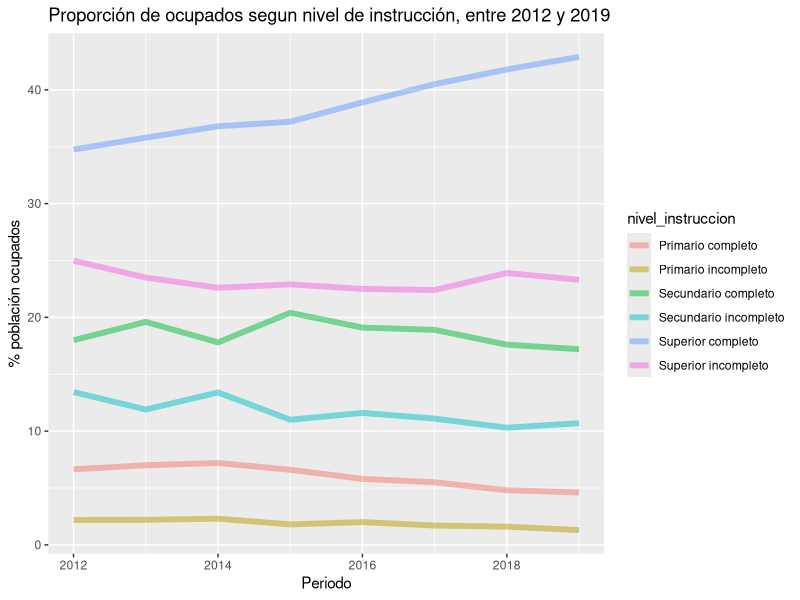
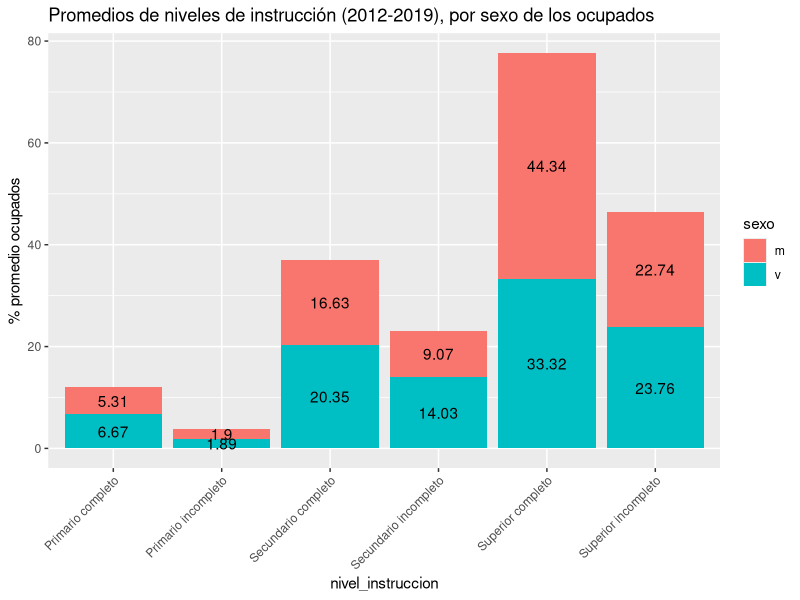
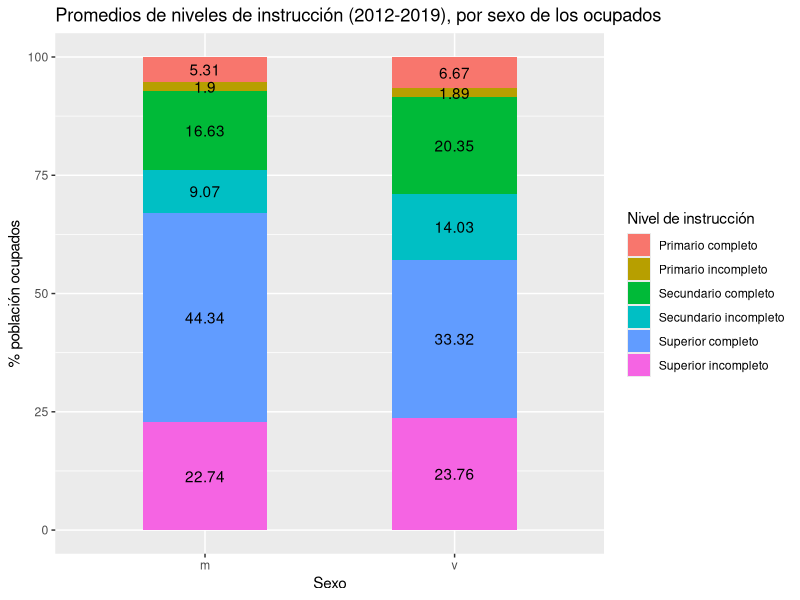
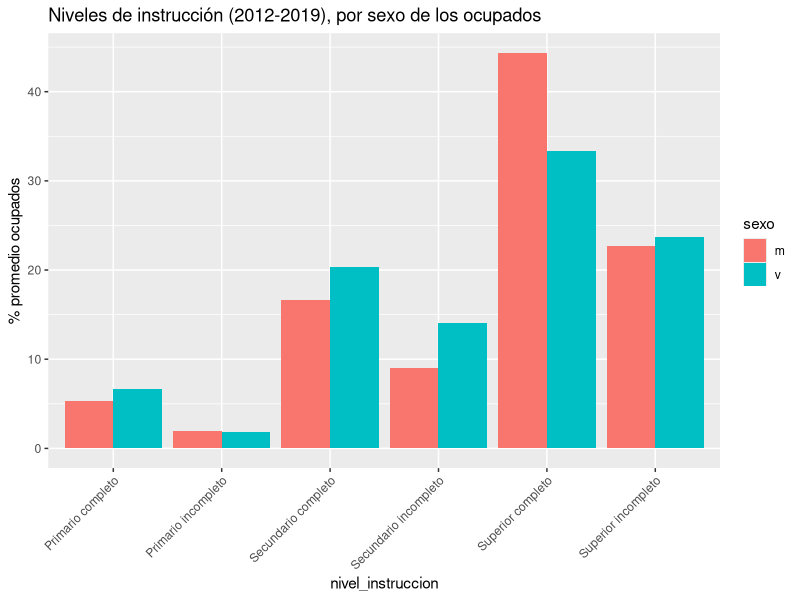
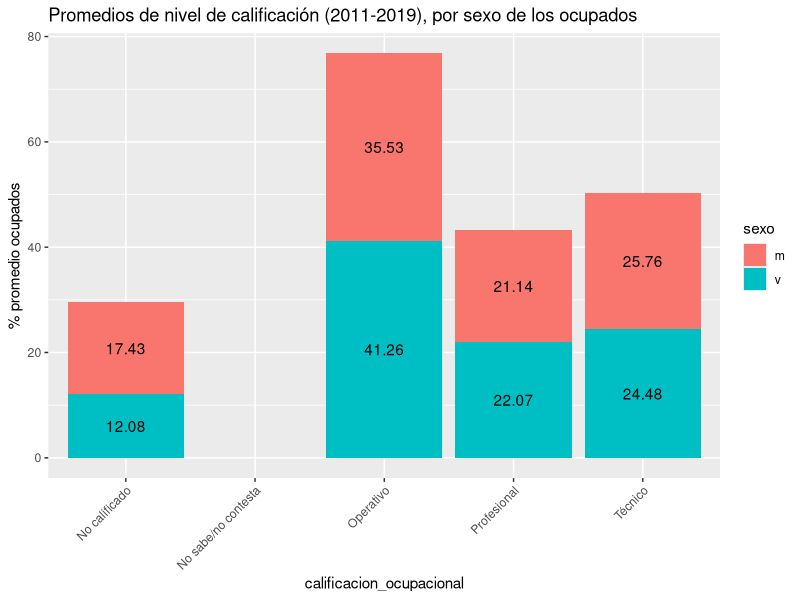

The R source for these figures, in order:
## ---- chunk 1
knitr::opts_chunk$set(echo = TRUE)
 
# Cargar los paquetes necesarios acá
library(readr)
library(dplyr)
library(ggplot2)
library(tidyr)

## ---- chunk 2

## Lectura de los archivos

nivel_educativo_sexo_anio <- read_csv("datos/max_neduc_ocup_sexo__annio__n_instruc_limpio.csv")

## ---- chunk 3
head(nivel_educativo_sexo_anio,10)
## ---- chunk 4

## Exploración de los datos

#verificar tipo de datos data.frame
class(nivel_educativo_sexo_anio)

# nombres de las variables
names(nivel_educativo_sexo_anio)

#tipo de dato de las variables
str(nivel_educativo_sexo_anio)

#ver cantidad de filas (observaciones) y columnas (variables)

nrow(nivel_educativo_sexo_anio)
ncol(nivel_educativo_sexo_anio)


## ---- chunk 5
#verificamos que no haya valores nulos en el data.frame

any(is.na(nivel_educativo_sexo_anio$anio)) &
any(is.na(nivel_educativo_sexo_anio$sexo)) &
any(is.na(nivel_educativo_sexo_anio$nivel_instruccion)) &
any(is.na(nivel_educativo_sexo_anio$porc_poblacion))

## ---- chunk 6
#verificamos que todos los valores sean positivos en la columna porcentaje

filter(nivel_educativo_sexo_anio,porc_poblacion<0)


## ---- chunk 7

nivel_educativo_sexo_anio<-nivel_educativo_sexo_anio |> 
  mutate(porcentaje_poblacion = round(porc_poblacion,2))

## ---- chunk 8
nivel_educativo_sexo_anio |> 
  filter(sexo=='m' |sexo=='v') |>
  group_by(sexo, nivel_instruccion) |> 
  summarise(porcentaje_poblacion_media = mean(porcentaje_poblacion),porcentaje_poblacion_sd = sd(porcentaje_poblacion))


## ---- chunk 9

nivel_educativo_sexo_anio |> 
  filter(sexo=='m' |sexo=='v') |>
  group_by(sexo, nivel_instruccion) |> 
  summarise(porcentaje_poblacion_max = max(porcentaje_poblacion,na.rm=TRUE),porcentaje_poblacion_min = min(porcentaje_poblacion,na.rm=TRUE), rango=max(porcentaje_poblacion,na.rm=TRUE)-min(porcentaje_poblacion,na.rm=TRUE))
            

## ---- chunk 10

nivel_educativo_sexo_anio|>
  filter(sexo=="TOTAL")|>
  ggplot(aes(anio,porc_poblacion))+
  geom_line(aes(group=nivel_instruccion,color=nivel_instruccion), size=2,alpha = 0.5)+
   labs(title = "Proporción de ocupados segun nivel de instrucción, entre 2012 y 2019",
        x = "Periodo", 
        y = "% población ocupados")

## ---- chunk 11
  nivel_educativo_sexo_anio|>
  filter(sexo != "TOTAL")|>
  group_by(nivel_instruccion, sexo)|>
    summarise(promedio_poblacion = round(mean(porc_poblacion),2))|>
  spread(sexo,promedio_poblacion) |> rename(Mujer=m,Varon=v) 

## ---- chunk 12
nivel_educativo_sexo_anio|>
  filter(sexo != "TOTAL")|>
  group_by(nivel_instruccion, sexo)|>
    summarise(promedio_poblacion = round(mean(porc_poblacion),2))|>
  ggplot(aes(nivel_instruccion , promedio_poblacion , fill=sexo))+
  geom_col(position = "stack")+
  geom_text(aes(label = promedio_poblacion, group = factor(sexo)), position = position_stack(0.5))+
    labs(title = "Promedios de niveles de instrucción (2012-2019), por sexo de los ocupados", y="% promedio ocupados")+
  theme(axis.text.x = element_text(angle = 45, vjust = 1, hjust=1))


## ---- chunk 13

nivel_educativo_sexo_anio|>
  filter(sexo != "TOTAL")|>
  group_by(nivel_instruccion, sexo)|>
  summarise(promedio_poblacion = round(mean(porc_poblacion),2))|>
  ggplot(aes(sexo, promedio_poblacion))+
  geom_col(aes(width = 0.5, fill = factor(nivel_instruccion)))+
  geom_text(aes(label = promedio_poblacion, group = factor(nivel_instruccion)), position = position_stack(0.5))+
  scale_fill_discrete(name = "Nivel de instrucción")+
  labs(title = "Promedios de niveles de instrucción (2012-2019), por sexo de los ocupados", 
       x = "Sexo", 
       y="% población ocupados")

## ---- chunk 14
nivel_educativo_sexo_anio|>
  filter(sexo != "TOTAL")|>
  group_by(nivel_instruccion, sexo)|>
  summarise(promedio_poblacion = round(mean(porc_poblacion),2))|>
  arrange(factor(nivel_instruccion, levels=c('Primario incompleto', 'Primario completo', 'Secundario incompleto', 'Secundario completo', 'Superior incompleto', 'Superior completo')))|>
  ggplot() +  
  geom_bar(aes(x = nivel_instruccion, y = promedio_poblacion, fill = sexo),
           stat = 'identity', position = 'dodge')+
   labs(title = "Niveles de instrucción (2012-2019), por sexo de los ocupados", y="% promedio ocupados")+
  theme(axis.text.x = element_text(angle = 45, vjust = 1, hjust=1))

## ---- chunk 15
 nivel_educativo_sexo_anio|>
  filter(sexo != "TOTAL", anio == 2012)|>
  group_by(nivel_instruccion, sexo)
## ---- chunk 16
library(readr)
calif_ocup_sexo_annio_calif_ocup_limpio <- read_csv("datos/calif_ocup_sexo__annio__calif_ocup_limpio.csv")
## ---- chunk 17
colnames(calif_ocup_sexo_annio_calif_ocup_limpio)
## ---- chunk 18
calif_ocup_sexo_annio_calif_ocup_limpio|>
    group_by(sexo,calificacion_ocupacional)|>
  summarise(promedio_poblacion = mean(porc_calif_ocupacional),na.rm=TRUE)
## ---- chunk 19
calif_ocup_sexo_annio_calif_ocup_limpio$porc_calif_ocupacional <- as.numeric(calif_ocup_sexo_annio_calif_ocup_limpio$porc_calif_ocupacional, na.rm=TRUE)
## ---- chunk 20
calif_ocup_sexo_annio_calif_ocup_limpio|>
    group_by(sexo,calificacion_ocupacional)|>
  summarise(promedio_calificacion = round(mean(porc_calif_ocupacional), 2), na.rm=TRUE)|>
  ggplot(aes(calificacion_ocupacional , promedio_calificacion , fill=sexo))+
  geom_col(position = "stack")+
  geom_text(aes(label = promedio_calificacion, group = factor(sexo)), position = position_stack(0.5))+
    labs(title = "Promedios de nivel de calificación (2011-2019), por sexo de los ocupados", y="% promedio ocupados")+
  theme(axis.text.x = element_text(angle = 45, vjust = 1, hjust=1))
